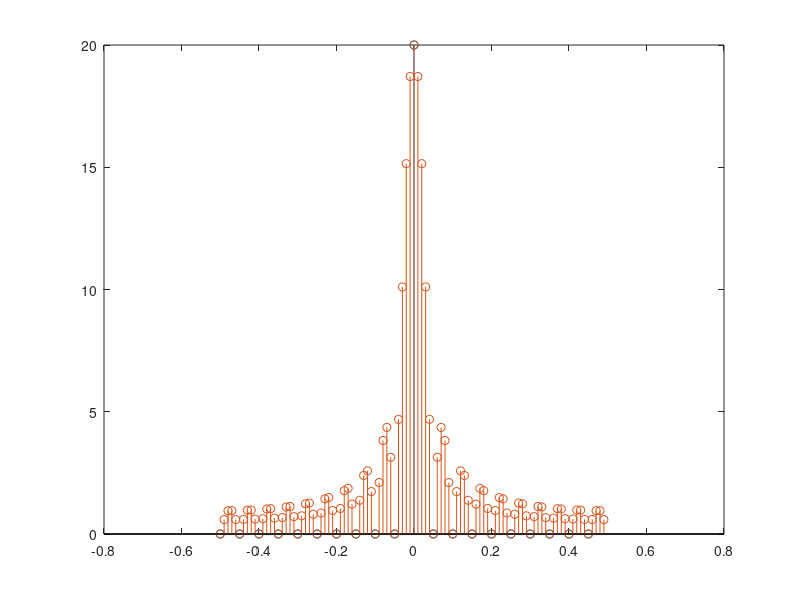

The MATLAB script that drew this image:
close all
clearvars
clc

n = 0:19;
N = length(n);
h_n = ones(size(n));
H_k = fft(h_n);

zeroz = 100 - N;
h_padded = padarray(h_n, [0, zeroz], 'post');
n2 = 0:length(h_padded)-1;
H_padded = fft(h_padded);

figure(1);
stem(n ./ N - 0.5, fftshift(abs(H_k)));
hold on;
stem(n2 ./ length(h_padded) - 0.5, fftshift(abs(H_padded)));
